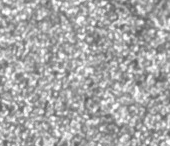
#> input picture enhanced_debug/06_resolution_adaptive_original.png, 170 x 146 px
$ python -i correlation_metrics.py   (imports and definitions only)   (older library calls are emulated)
#> lines starting #> are read from the running program, lines starting #| are printed output that depends on the picture
#> further down, picture is the input picture: shape (146, 170, 3); min 85, max 255, mean 167.8
# analysis/metrics/correlation_metrics.py

import cv2
import numpy as np
from scipy.signal import correlate2d
from scipy.stats import entropy


def calculate_zncc(template, target):
    """Calculate Zero-Normalized Cross-Correlation between template and target

    Args:
        template: Template image patch
        target: Target image patch

    Returns:
        float: ZNCC score between -1 and 1 (1 is perfect correlation)
    """
    if template.shape != target.shape:
        raise ValueError("Template and target must have the same shape")

    # Normalize template and target
    template_norm = template - np.mean(template)
    target_norm = target - np.mean(target)

    # Calculate ZNCC
    numerator = np.sum(template_norm * target_norm)
    denominator = np.sqrt(np.sum(template_norm ** 2) * np.sum(target_norm ** 2))

    if denominator == 0:
        return 0

    return numerator / denominator


def calculate_subset_distinctiveness(subset, neighborhood_size=3):
    """Calculate how distinctive a subset is compared to its neighbors

    Args:
        subset: Numpy array of grayscale image subset
        neighborhood_size: Size of neighborhood to check for distinctiveness

    Returns:
        float: Distinctiveness score (0-1, higher means more distinctive)
    """
    # Get subset dimensions
    h, w = subset.shape
    padding = neighborhood_size

    # Create padded image to avoid edge effects
    padded = cv2.copyMakeBorder(subset, padding, padding, padding, padding,
                                cv2.BORDER_REFLECT_101)

    # Center coordinates in padded image
    center_y, center_x = padding + h // 2, padding + w // 2

    # Extract center subset (the reference)
    center_subset = padded[center_y - h // 2:center_y + h // 2 + h % 2,
                    center_x - w // 2:center_x + w // 2 + w % 2]

    # Calculate correlation with neighboring subsets
    correlation_scores = []

    # Check neighborhood
    for y_offset in range(-neighborhood_size, neighborhood_size + 1):
        for x_offset in range(-neighborhood_size, neighborhood_size + 1):
            # Skip the center
            if y_offset == 0 and x_offset == 0:
                continue

            # Extract neighbor subset
            y = center_y + y_offset
            x = center_x + x_offset

            neighbor = padded[y - h // 2:y + h // 2 + h % 2, x - w // 2:x + w // 2 + w % 2]

            # Calculate correlation
            correlation = calculate_zncc(center_subset, neighbor)
            correlation_scores.append(abs(correlation))

    # Calculate distinctiveness - lower correlation with neighbors means more distinctive
    avg_correlation = np.mean(correlation_scores) if correlation_scores else 0
    distinctiveness = 1.0 - avg_correlation

    return distinctiveness


def evaluate_correlation_potential(image, subset_size=21, step_size=10):
    """Evaluates the correlation potential of an image for DIC analysis

    Args:
        image: Grayscale image
        subset_size: Size of subsets to analyze
        step_size: Step size for subset grid

    Returns:
        dict: Correlation potential metrics
    """
#> called with subset_size = 21, step_size = 10
    # Ensure grayscale
    if len(image.shape) == 3:
        gray = cv2.cvtColor(image, cv2.COLOR_RGB2GRAY)
    else:
        gray = image.copy()

    h, w = gray.shape
#> h = 146; w = 170

    # Create grid of subsets
    subsets = []
    distinctiveness_scores = []
    gradient_scores = []
    entropy_scores = []

    for y in range(0, h - subset_size + 1, step_size):
        for x in range(0, w - subset_size + 1, step_size):
            # Extract subset
            subset = gray[y:y + subset_size, x:x + subset_size]
            subsets.append(subset)

            # Calculate distinctiveness
            dist_score = calculate_subset_distinctiveness(subset)
            distinctiveness_scores.append(dist_score)

            # Calculate gradient
            grad_x = cv2.Sobel(subset, cv2.CV_64F, 1, 0, ksize=3)
            grad_y = cv2.Sobel(subset, cv2.CV_64F, 0, 1, ksize=3)
            gradient_magnitude = np.sqrt(grad_x ** 2 + grad_y ** 2)
            grad_score = np.mean(gradient_magnitude) / 255.0
            gradient_scores.append(grad_score)

            # Calculate entropy
            hist, _ = np.histogram(subset, bins=256, range=(0, 256), density=True)
            subset_entropy = entropy(hist[hist > 0]) if np.any(hist > 0) else 0
            entropy_scores.append(subset_entropy / 8.0)  # Normalize by max possible entropy
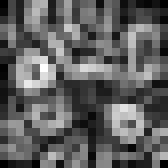
#> gradient_magnitude: shape (21, 21) float64 (shown 8 times larger); min 0, max 388.5, mean 145.7; drawn with min black and max white
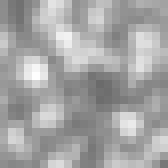
#> subset: shape (21, 21) (shown 8 times larger); min 107, max 254, mean 164.6

    # Calculate average metrics
    avg_distinctiveness = np.mean(distinctiveness_scores) if distinctiveness_scores else 0
    avg_gradient = np.mean(gradient_scores) if gradient_scores else 0
    avg_entropy = np.mean(entropy_scores) if entropy_scores else 0

    # Calculate standard deviations to measure uniformity
    std_distinctiveness = np.std(distinctiveness_scores) if distinctiveness_scores else 0
    std_gradient = np.std(gradient_scores) if gradient_scores else 0
    uniformity = 1.0 - (std_distinctiveness + std_gradient) / 2.0

    # Calculate overall correlation potential
    correlation_potential = (
                                    avg_distinctiveness * 0.4 +
                                    avg_gradient * 0.4 +
                                    avg_entropy * 0.1 +
                                    uniformity * 0.1
                            ) * 100

    return {
        'correlation_potential': min(100, correlation_potential),
        'distinctiveness': avg_distinctiveness * 100,
        'gradient_strength': avg_gradient * 100,
        'intensity_entropy': avg_entropy * 100,
        'pattern_uniformity': uniformity * 100,
        'subset_count': len(subsets)
    }


# [52 lines left out: function generate_correlation_map, not called in this run]

>>> import cv2
>>> picture = cv2.cvtColor(cv2.imread('../../enhanced_debug/06_resolution_adaptive_original.png'), cv2.COLOR_BGR2RGB)
>>> result = evaluate_correlation_potential(picture)

$ run again, on enhanced_debug/11_speckles_by_size.png
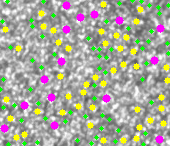
#> input picture enhanced_debug/11_speckles_by_size.png, 170 x 146 px
#> after the loop in evaluate_correlation_potential, `for y in range(0, h - subset_size + 1, step_size):`:
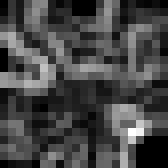
#> gradient_magnitude: shape (21, 21) float64 (shown 8 times larger); min 0, max 511.3, mean 141; drawn with min black and max white
#> after the loop in evaluate_correlation_potential, `for y in range(0, h - subset_size + 1, step_size):`:
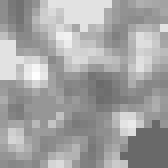
#> subset: shape (21, 21) (shown 8 times larger); min 105, max 254, mean 163.3
